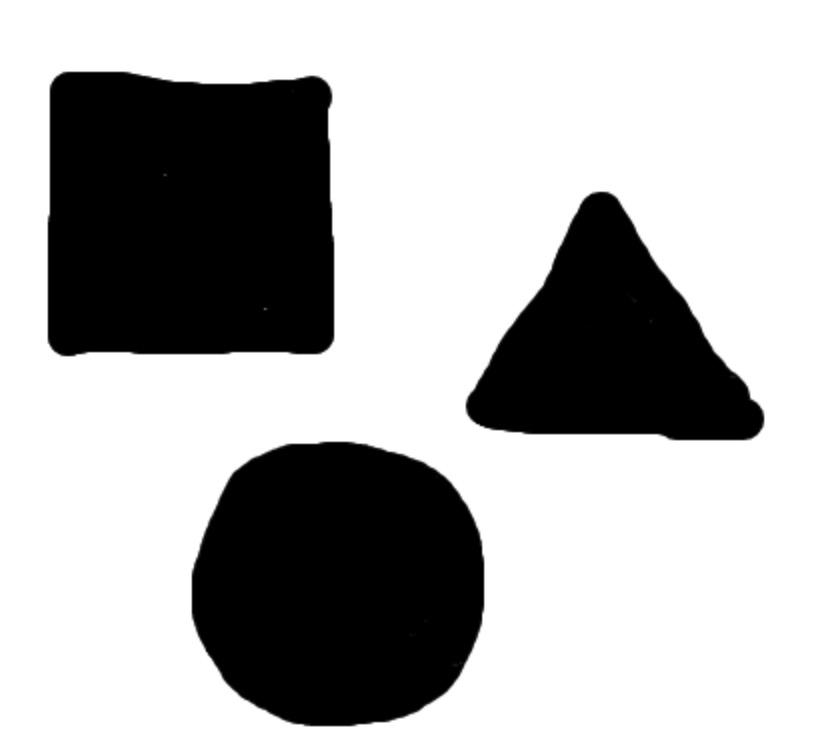
#> input picture chill.jpg, 816 x 748 px
$ python cool_algorithm.py chill.jpg
#> lines starting #> are read from the running program, lines starting #| are printed output that depends on the picture; after the words box and inside, x2 and y2 are one past the last pixel; in counts of white or black regions, pixels touching at a corner belong together
### label_image.py
from __future__ import absolute_import
from __future__ import division
from __future__ import print_function

import argparse
import sys
import time

import numpy as np
import tensorflow as tf

def load_graph(model_file):
  graph = tf.Graph()
  graph_def = tf.GraphDef()

  with open(model_file, "rb") as f:
    graph_def.ParseFromString(f.read())
  with graph.as_default():
    tf.import_graph_def(graph_def)

  return graph

# [31 lines left out: functions read_tensor_from_image_file, load_labels, not called in this run]

### cool_algorithm.py
from label_image import *
import os, sys, errno
import cv2 as cv
import numpy as np
import random as rng

# user input image
path_to_image = sys.argv[1]

# print("Segmenting the Image...")

# IMAGE PREPROCESSING:

# load INPUT_IMAGE and generate threshold segmentation THRESH
input_image = cv.imread(path_to_image, 1)
#> input_image is the input picture: shape (748, 816, 3); min 0, max 255, mean 176.9
grayscale_input = cv.cvtColor(input_image, cv.COLOR_BGR2GRAY)
_, thresh = cv.threshold(grayscale_input,0,255,cv.THRESH_BINARY_INV+cv.THRESH_OTSU)
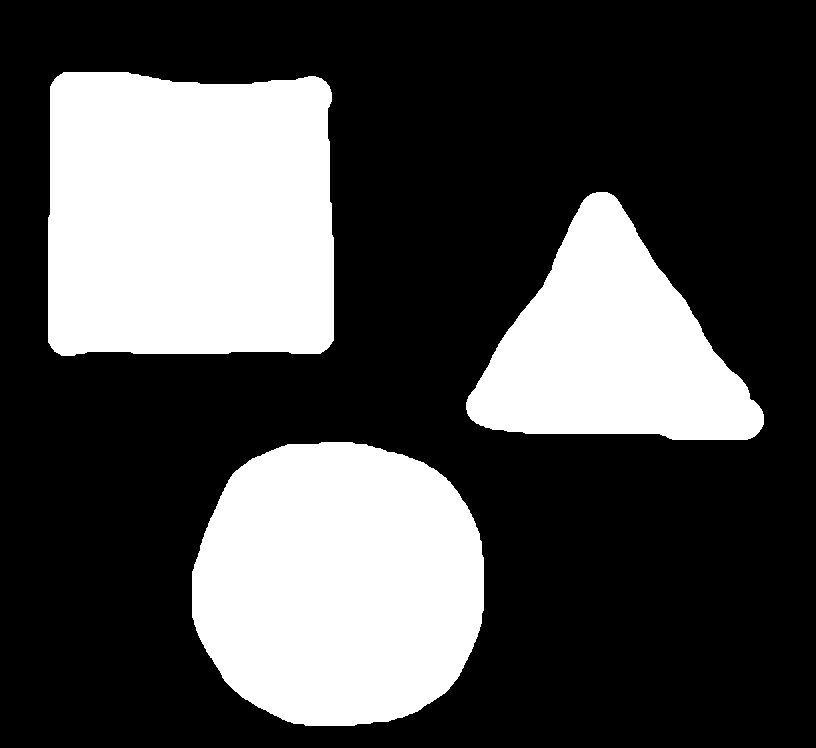
#> thresh: shape (748, 816); 30.6% white; 3 white regions, box (x1, y1, x2, y2) and area: (48, 72, 334, 356) 77617, (192, 442, 484, 726) 67948, (466, 192, 764, 440) 41417

# force THRESH to have a white background for uniformity
if thresh[thresh.shape[0] - 1][thresh.shape[1] - 1] == 0:
  thresh = cv.bitwise_not(thresh)

# dilate THRESH and update name to RAW_SEGMENTATION of shapes
kernel = np.ones((3,3), np.uint8)
opening = cv.morphologyEx(thresh,cv.MORPH_OPEN, kernel, iterations = 1)
dilated_thresh = cv.dilate(opening, kernel,iterations=4)
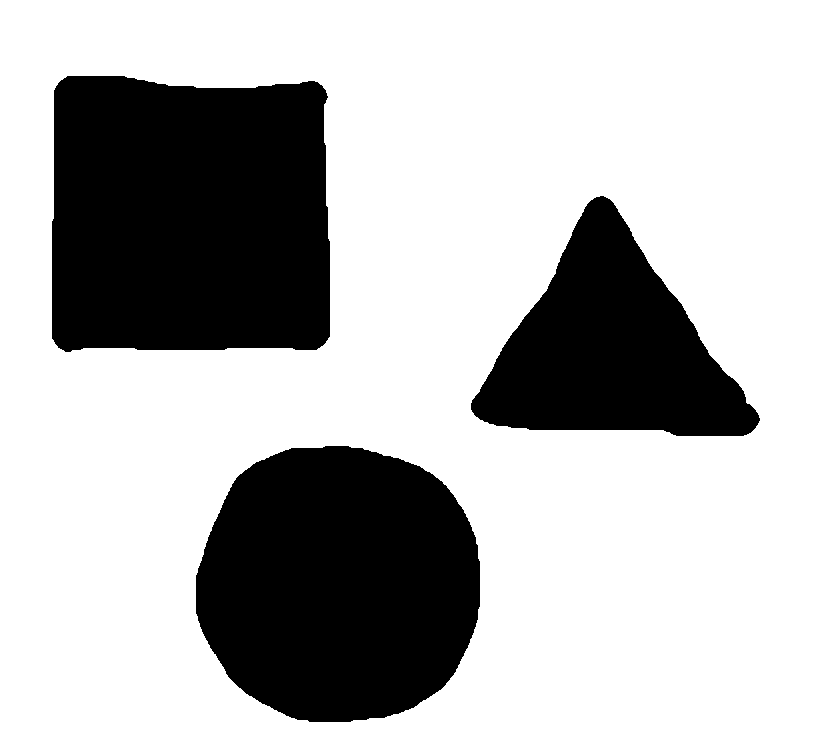
#> dilated_thresh: shape (748, 816); 71.6% white; 3 black regions, box (x1, y1, x2, y2) and area: (52, 76, 330, 352) 72993, (196, 446, 480, 722) 63404, (471, 196, 760, 436) 37113
raw_segmentation = cv.cvtColor(dilated_thresh, cv.COLOR_GRAY2RGB)

grayscale_input = cv.cvtColor(raw_segmentation, cv.COLOR_BGR2GRAY)
edged = cv.Canny(grayscale_input,30,200)
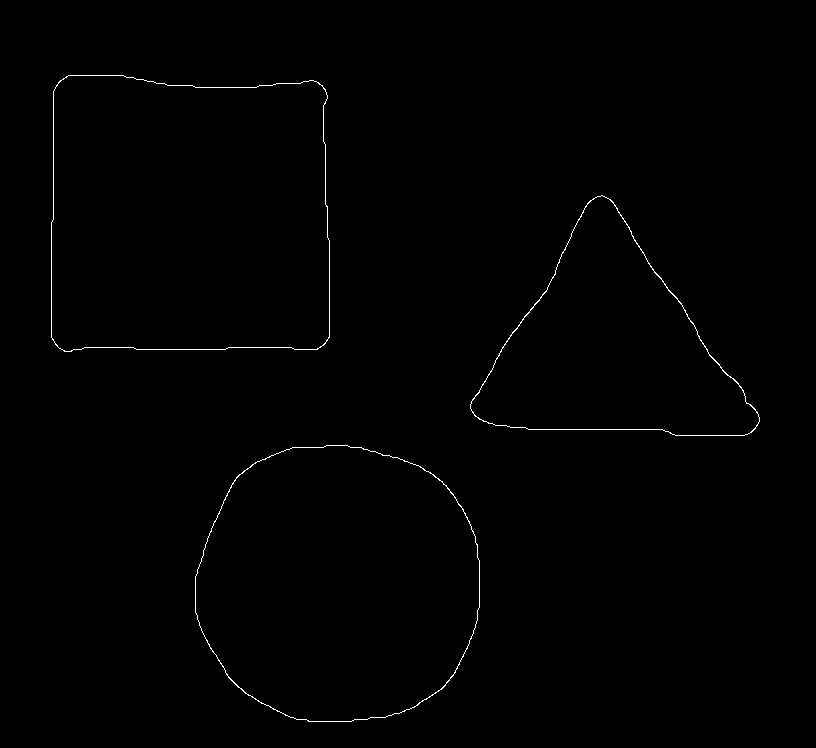
#> edged: shape (748, 816); 0.48% white in thin lines or dots, all inside (x1, y1, x2, y2) = (51, 75, 760, 722)

# find COUNTOURS in EDGED.copy() since contours alter the image
contours, hierarchy = cv.findContours(edged.copy(), cv.RETR_EXTERNAL, cv.CHAIN_APPROX_SIMPLE)
#> contours = 3 contours; box (x1, y1, x2, y2) and area: (51, 75, 330, 352) 73000, (195, 445, 480, 722) 63448, (470, 195, 760, 436) 37076
sorted_contours = sorted(contours, key=cv.contourArea, reverse=True)
#> sorted_contours has the same summary as contours

# draw COUNTOURS on RAW_SEGMENTATION
cv.drawContours(raw_segmentation, contours, -1, (255, 255, 255), 3)
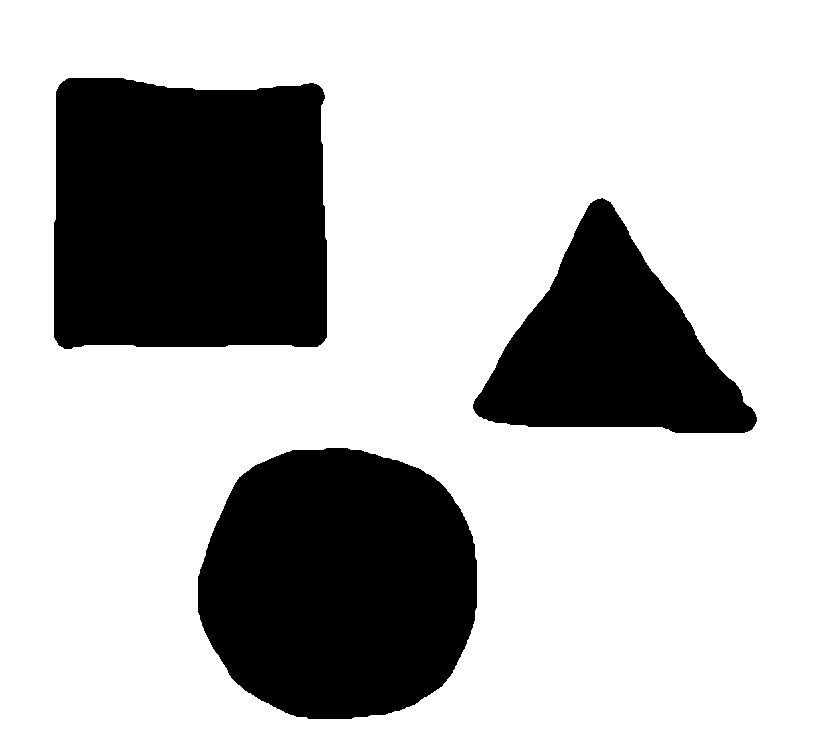
#> raw_segmentation: shape (748, 816, 3); 72.6% white; 3 black regions

# create bounding rectangles localizing each shape
contours_poly = [None]*len(contours)
#> contours_poly = 3 items
boundRect = [None]*len(contours)
#> boundRect = 3 items

for i, c in enumerate(contours):
    contours_poly[i] = cv.approxPolyDP(c, 3, True)
    boundRect[i] = cv.boundingRect(contours_poly[i])
#> this loop made 3 passes
#> after the loop, boundRect = [(195, 445, 285, 277), (470, 195, 290, 241), (51, 75, 279, 277)]; contours_poly = 3 contours; box (x1, y1, x2, y2) and area: (51, 75, 330, 352) 73158, (195, 445, 480, 722) 62784, (470, 195, 760, 436) 36842

# fill in CONTOURS in RAW_SEGMENTATION
for i in range(len(contours)):
        color_white = (255, 255, 255)
        color_black = (0, 0, 0)
        cv.drawContours(raw_segmentation, contours_poly, i, color_black)
        cv.fillPoly(raw_segmentation, pts = contours_poly, color=color_black)
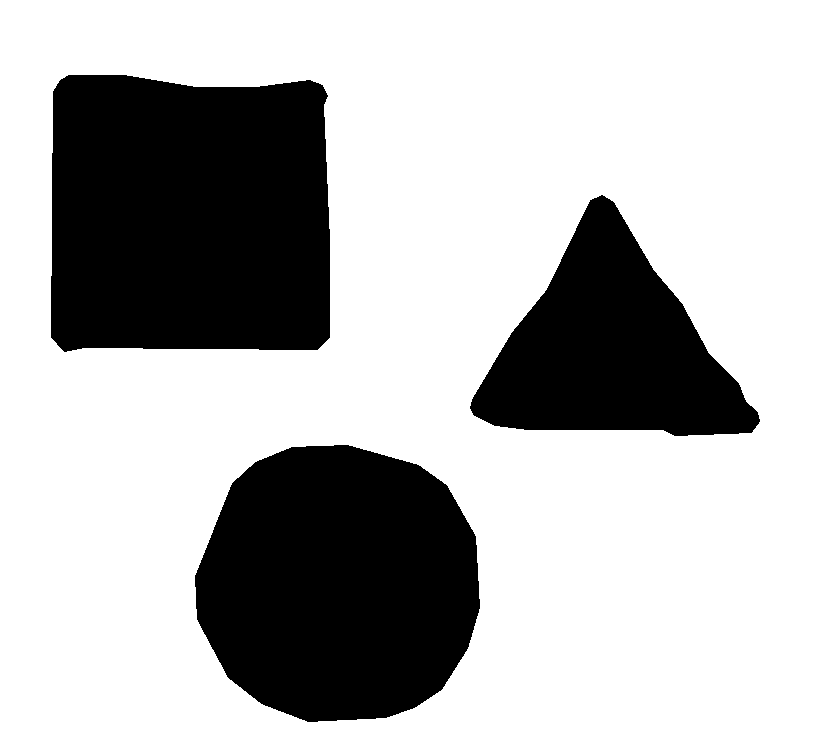
#> raw_segmentation: shape (748, 816, 3); 71.5% white; 3 black regions, box (x1, y1, x2, y2) and area: (51, 75, 330, 352) 73688, (195, 445, 480, 722) 63198, (470, 195, 760, 436) 37216

# extract segmented shapes by their bounding rectangle
extracted_shapes = []
for i, c in enumerate(contours):
  x, y, w, h = cv.boundingRect(c)
  roi = raw_segmentation [y:y+h, x:x+w]
  roi = np.pad(roi, ((20, 20), (20, 20), (0, 0)), 'constant', constant_values=(255))
  extracted_shapes.append(roi)
#> this loop made 3 passes
#> pass 1, `roi = np.pad(roi, ((20, 20), (20, 20), (0, 0)), 'constant', constant_v..`:
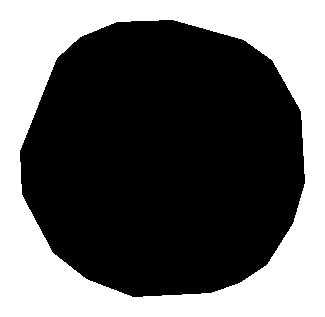
#> roi: shape (317, 325, 3); 38.7% white; 1 white region, box (x1, y1, x2, y2) and area: (0, 0, 325, 317) 39827
#> pass 2, `roi = np.pad(roi, ((20, 20), (20, 20), (0, 0)), 'constant', constant_v..`:
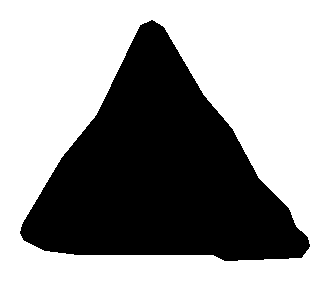
#> roi: shape (281, 330, 3); 59.9% white; 1 black region, box (x1, y1, x2, y2) and area: (20, 20, 310, 261) 37216
#> after the loop, extracted_shapes = 3 items

# make resource directory to hold the extracted shapes as jpgs
directory_name = "resources"
try:
    os.makedirs(directory_name)
except OSError as exc:
    if exc.errno == errno.EEXIST and os.path.isdir(directory_name):
        pass

# write shapes to RESOURCE
num_segments = 0
for i, shape in enumerate(extracted_shapes):
  num_segments += 1
  cv.imwrite(os.path.join(directory_name, 'shape_' + str(i) + '.jpg'), shape)
#> after the loop, num_segments = 3

# print("Classifying the Shapes....")

# CLASSIFICATION:

# dictionary to keep track of quantity of each class
classes = {
  "circle" : 0,
  "square" : 0,
  "triangle" : 0,
}

# global variables
model_file = "retrained_graph.pb"
label_file = "retrained_labels.txt"
input_height = 224
input_width = 224
input_mean = 128
input_std = 128
input_layer = "input"
output_layer = "final_result"

def classify_shape(file_name):
  """
  Classifies abstract shape from FILE_NAME and updates CLASSES accordingly
  """
  graph = load_graph(model_file)
  t = read_tensor_from_image_file(file_name,
                                  input_height=input_height,
                                  input_width=input_width,
                                  input_mean=input_mean,
                                  input_std=input_std)

  input_name = "import/" + input_layer
  output_name = "import/" + output_layer
  input_operation = graph.get_operation_by_name(input_name);
  output_operation = graph.get_operation_by_name(output_name);

  with tf.Session(graph=graph) as sess:
    start = time.time()
    results = sess.run(output_operation.outputs[0],
                      {input_operation.outputs[0]: t})
    end=time.time()
  results = np.squeeze(results)

  top_k = results.argsort()[-5:][::-1]
  labels = load_labels(label_file)

  prediction = labels[top_k[0]]

  if prediction == "circle":
    classes["circle"] += 1
  elif prediction == "square":
    classes["square"] += 1
  elif prediction == "triangle":
    classes["triangle"] += 1
  elif prediction == "circle square":
    classes["circle"] += 1
    classes["square"] += 1
  elif prediction == "circle triangle":
    classes["circle"] += 1
    classes["triangle"] += 1
  elif prediction == "square triangle":
    classes["square"] += 1
    classes["triangle"] += 1

  return prediction

# classify each image
for i in range(num_segments):
  file_name = "./resources/shape_" + str(i) + ".jpg"
#> (the run stopped early here; a loop or call above may not have finished)
